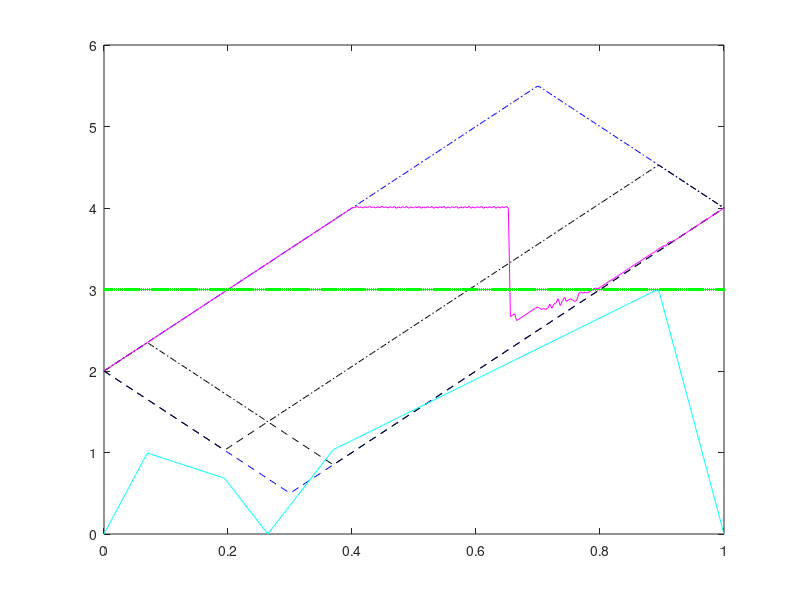
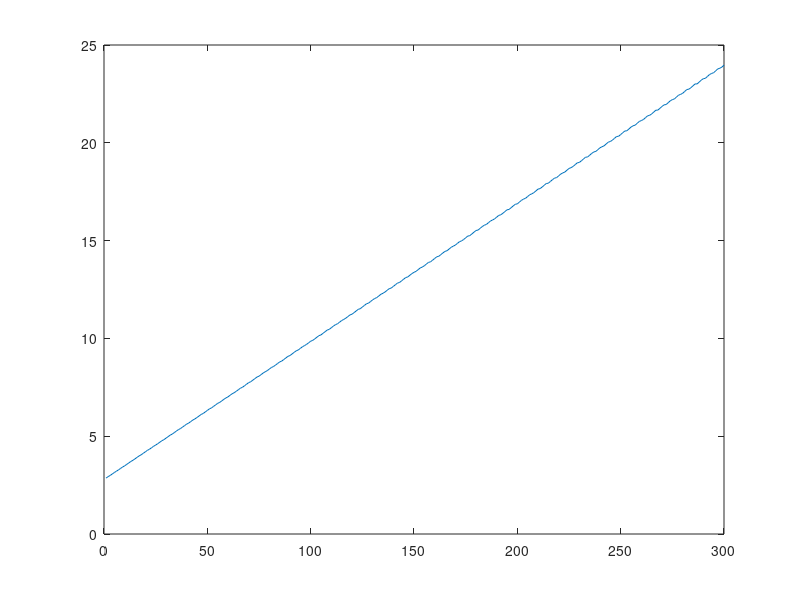

Recreate these plots in MATLAB, in order.
% Tests the point which minimizes the diameter

GRID_SIZE = 300;

% params for the experiment
L = 5;
y0 = 2;
y1 = 4;
x0 = 0;
x1 = 1;
% Determine the transformation
% phi = @(x) exp(x);
phi = @(x) x.^2;
% phi = @(x) (x);

grid = linspace(0, 1, GRID_SIZE)';

upper_bounds = min(y0 + L*abs(grid - x0), y1 + L*abs(grid - x1));
lower_bounds = max(y0 - L*abs(grid - x0), y1 - L*abs(grid - x1));

plot(grid, lower_bounds, 'b--'); hold on,
plot(grid, upper_bounds, 'b-.');
adverse_points = zeros(GRID_SIZE, 1);
adverse_vals = zeros(GRID_SIZE, 1);

for grid_iter = 1:GRID_SIZE

  possible_vals = linspace(lower_bounds(grid_iter), upper_bounds(grid_iter), ...
                           GRID_SIZE)';
  diameters = zeros(GRID_SIZE, 1);
  for val_iter = 1:GRID_SIZE
    % form upper and lower bounds for each value
    local_ub = possible_vals(val_iter) + L*abs(grid - grid(grid_iter));
    local_lb = possible_vals(val_iter) - L*abs(grid - grid(grid_iter));
    ub =  min(upper_bounds, local_ub);
    lb =  max(lower_bounds, local_lb);

    diffs = phi(ub) - phi(lb);
    diameters(val_iter) = max(diffs);

    if grid_iter == 80 && val_iter == 80
      plot(grid, lb, 'k--'); hold on,
      plot(grid, ub, 'k-.');
      plot(grid, diffs / max(diffs) * 3, 'c');
      diameters(val_iter),
      pause;
    end

  end

  if grid_iter == 80
    f1 = gcf();
    figure;
    plot(diameters); 
    pause
    figure(f1);
  end

  [max_val, max_idx] = max(diameters);
  adverse_points(grid_iter) = possible_vals(max_idx);
  adverse_vals = max_val;
end

plot(grid, adverse_points, 'm');
plot(grid, adverse_vals/ max(adverse_vals) * 3, 'g');
